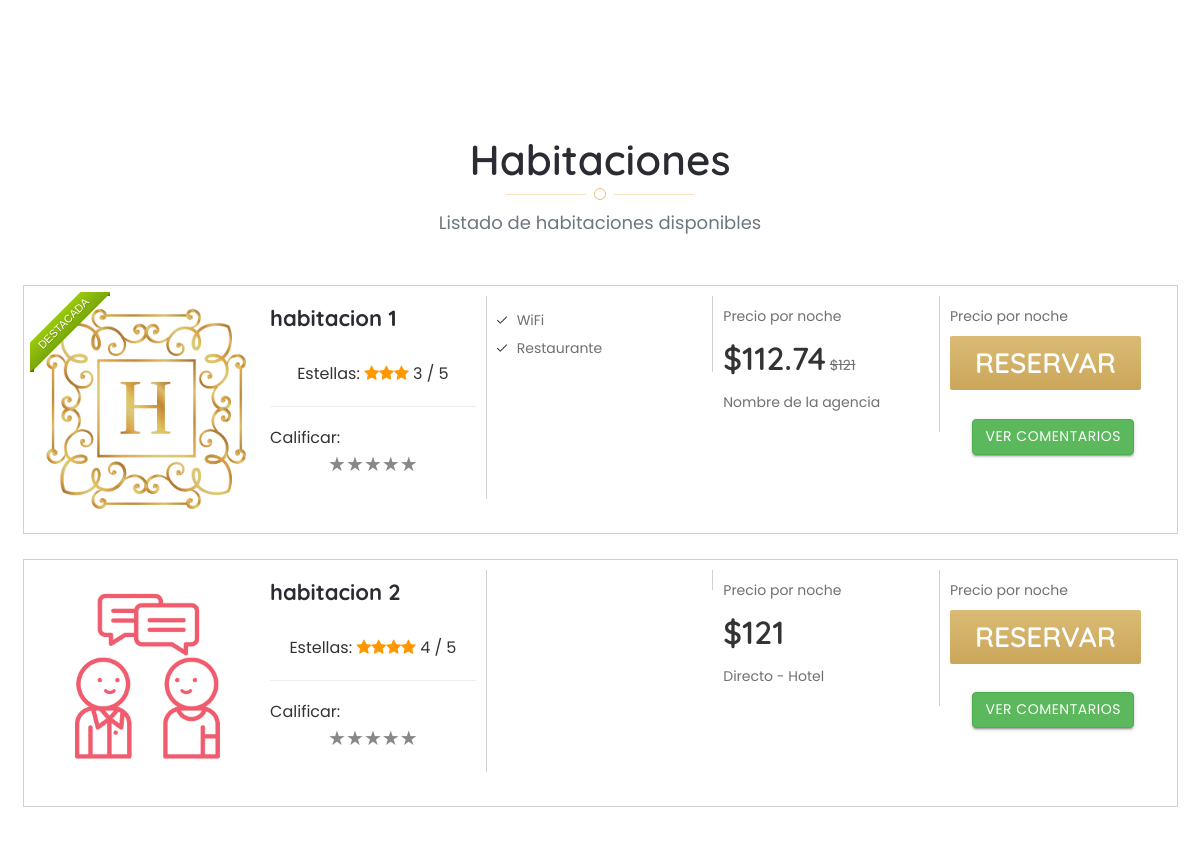
The page /?pag=habitaciones (signed in) on the database its author committed.
### tables this page shows
CREATE TABLE `habitacion` (
  `id_habitacion` int(11) NOT NULL COMMENT 'Identificador de la habitación',
  `nombre` varchar(100) NOT NULL COMMENT 'Nombre de la habitación ',
  `id_hotel` int(11) NOT NULL COMMENT 'Identificador del hotel',
  `tipo_habitacion` int(11) NOT NULL COMMENT 'ID del tipo de la habitación ',
  `precio` varchar(100) NOT NULL COMMENT 'Precio de la habitación ',
  `numero_habitacion` int(11) NOT NULL COMMENT 'Numero de la habitación ',
  `estado` int(1) NOT NULL DEFAULT '1' COMMENT 'Estado en el que se encuentra 1-0'
);

CREATE TABLE `agencia` (
  `id_agencia` int(11) NOT NULL COMMENT 'Identificador de la agencia',
  `id_usuario` int(11) NOT NULL COMMENT 'Identificador del usuario',
  `nombre` varchar(100) NOT NULL COMMENT 'Nombre de la agencia',
  `foto` varchar(100) NOT NULL COMMENT 'Url de la foto de la agencia'
);

CREATE TABLE `servicios_hotel` (
  `id_servicio_hotel` int(11) NOT NULL COMMENT 'Identificador del servicio',
  `nombre` varchar(100) NOT NULL COMMENT 'Nombre del servicio'
);

CREATE TABLE `descuento` (
  `id_descuento` int(11) NOT NULL COMMENT 'Identificador del descuento',
  `id_agencia` int(11) NOT NULL COMMENT 'Identificador de la agencia',
  `id_habitacion` int(11) NOT NULL COMMENT 'Identificador de la habitacion',
  `porcentaje` int(11) NOT NULL COMMENT 'Porcentaje de descuento'
);

### html/habitaciones.php (the view, shortened to what this page needs)
	<br><br><br><br>
<div class="inn-body-section pad-bot-55">
			<div class="container">
				<div class="row">
					<div class="page-head">
						<h2>Habitaciones </h2>
						<div class="head-title">
							<div class="hl-1"></div>
							<div class="hl-2"></div>
							<div class="hl-3"></div>
						</div>
						<p>Listado de habitaciones disponibles</p>
					</div>
                           <?php
                                if(isset($_GET['hotel'])){
                                    $hotel = "and hotel.id_hotel = ".$_GET['hotel'];
                                }else{
                                    $hotel = "";
                                }
                                $facilidades = "";
                                $estrellas = "";
                                $precio = "";
                                $query = 'SELECT habitacion.nombre as nombre_habitacion, hotel.nombre as nombre_hotel,hotel.id_hotel, habitacion.id_habitacion, habitacion.precio, habitacion.estado, categoria_hotel.nombre as categoria_hotel from habitacion INNER JOIN hotel on habitacion.id_hotel = hotel.id_hotel inner join categoria_hotel on categoria_hotel.id_categoria_hotel = hotel.categoria where habitacion.estado = 1 '.$hotel.' ';
                                $result = mysql_query($query) or die('Consulta fallida: ' . mysql_error());
                                while ($line = mysql_fetch_array($result, MYSQL_ASSOC)) {
                                    $result5 = mysql_query('SELECT descuento.porcentaje, agencia.nombre as nombre_agencia, agencia.foto from descuento INNER JOIN agencia on agencia.id_agencia = descuento.id_agencia WHERE descuento.id_habitacion =   '.$line['id_habitacion'].'');
                                   $line5 = mysql_fetch_array($result5, MYSQL_ASSOC);
                                   if(mysql_num_rows($result5) != 0 ){
                                        $pre = $line['precio'] - round($line5['porcentaje'] / $line['precio'] * 100, 2) ;
                                        $precio = '<p><span class="room-price-1">$'.$pre.'</span> <span class="room-price">$'.$line['precio'].'</span>';
                                        $agencia = $line5['nombre_agencia'];
                                        $foto = '<div class="ribbon ribbon-top-left"><span>Destacada</span></div><div class="r1 r-com"><img src="images/agencias/'.$line5['foto'].'"/></div>';
                                   }else{
                                        $precio = '<p><span class="room-price-1">$'.$line['precio'].'</span>';
                                        $agencia = 'Directo - Hotel';
                                       $foto = '<div class="r1 r-com"><img src="images/agencias/default.png"/></div>';
                                   }
                                    $result3 = mysql_query('SELECT servicios_hotel.nombre from servicios_hotel INNER JOIN servicios_por_hotel on servicios_por_hotel.id_servicio = servicios_hotel.id_servicio_hotel where servicios_por_hotel.id_hotel = '.$line['id_hotel'].'');
                                    while ($line3 = mysql_fetch_array($result3, MYSQL_ASSOC)) {
                                        $facilidades .=  "<li>".$line3['nombre']."</li>";
                                    }
                                    $cal = mysql_query('SELECT avg(`puntaje`) as cal from calificacion WHERE id_hotel = '.$line['id_hotel'].'');
                                    $call = mysql_fetch_array($cal, MYSQL_ASSOC);
                                    if (round($call['cal'],0) == 0){
                                        $calificacion =  5;
                                    }else{
                                        $calificacion =  round($call['cal'],0);
                                    }
                                    for ($x=0;$x<$calificacion;$x++){
                                            $estrellas .= '<i class="fa fa-star"></i>';
                                    }
                                    echo '
                                    <div class="room">
						'.$foto.'
						<div class="r2 r-com">
							<h4>'.$line['nombre_habitacion'].'</h4>
							<div class="r2-ratt" style="font-size: initial;">
                            <br>
                                <center>
                                Estellas: '.$estrellas.' '.$calificacion.' / 5
                                </center>
                                <hr>
                                ';
                        if(isset($_SESSION['usuario'])){
                                echo 'Calificar:<br>
                                <center>
                                   <div class="ec-stars-wrapper">
                                        <a href="?pag=calificar&id_hotel='.$line['id_hotel'].'&cal=1&pagina='.$_GET['pag'].'" data-value="1">&#9733;</a>
                                        <a href="?pag=calificar&id_hotel='.$line['id_hotel'].'&cal=2&pagina='.$_GET['pag'].'" data-value="1">&#9733;</a>
                                        <a href="?pag=calificar&id_hotel='.$line['id_hotel'].'&cal=3&pagina='.$_GET['pag'].'" data-value="1">&#9733;</a>
                                        <a href="?pag=calificar&id_hotel='.$line['id_hotel'].'&cal=4&pagina='.$_GET['pag'].'" data-value="1">&#9733;</a>
                                        <a href="?pag=calificar&id_hotel='.$line['id_hotel'].'&cal=5&pagina='.$_GET['pag'].'" data-value="1">&#9733;</a>
                                    </div>
                                </center>';
                        }
echo '
                            </div>
						</div>
						<div class="r3 r-com">
							<ul>
								'.$facilidades.'
							</ul>
						</div>
						<div class="r4 r-com">
							<p>Precio por noche</p>
							'.$precio.'
							</p>
							<p>'.$agencia.'</p>
						</div>
						<div class="r5 r-com">
							<p>Precio por noche</p> <a href="?pag=reservar&id='.$line['id_habitacion'].'" class="inn-room-book">Reservar</a>
                            <br><br><center>
<a href="?pag=comentarios&id_hotel='.$line['id_hotel'].'" class="btn btn-success">Ver Comentarios</a>
</div>
					</div>
                ';
                                    $facilidades = "";
                                    $estrellas = "";
                                    $calificacion = 5;
                                }
                            ?>
				</div>
			</div>
		</div>
	</section>

### html/header.php (shortened to what this page needs)
<html lang="es">
<head>
    <link rel="stylesheet" href="css/font-awesome.min.css">
    <link href="css/materialize.css" rel="stylesheet">
    <link href="css/style.css" rel="stylesheet">
    <link href="css/bootstrap.css" rel="stylesheet" type="text/css" />
    <link href="css/responsive.css" rel="stylesheet">
</head>
<body data-ng-app="">
    <section>

### index.php (shortened to what this page needs)
<?php
    include "php/header.php";
    include "html/header.php";
    if(isset($_GET['pag'])){
        if (file_exists("html/".$_GET['pag'].".php")) {
           include "html/".$_GET['pag'].".php";
        }else{
            include "html/inicio.php";
        }
    }else{
        include "html/inicio.php";
    }
    include "html/fotter.php";
?>

### html/fotter.php (shortened to what this page needs)
</body>
</html>

### html/habitaciones.php (style rules this page uses)
.ec-stars-wrapper { font-size: 0; display: inline-block; }
.ec-stars-wrapper a { text-decoration: none; display: inline-block; font-size: 32px; font-size: 2rem; color: #888; }

### rows shown on the page
habitacion: agencia.foto (picture), nombre "habitacion 1", calificacion "3", precio.porcentaje "112.74", precio "121", agencia.nombre "Nombre de la agencia"
servicios_hotel: nombre "WiFi"
servicios_hotel: nombre "Restaurante"
habitacion: nombre "habitacion 2", calificacion "4", precio "121", agencia "Directo - Hotel"
